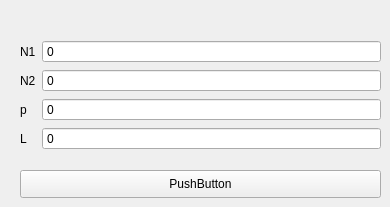
    <widget class="QWidget" name="Center_d">
     <widget class="QWidget" name="formLayoutWidget_21">
      <property name="geometry">
       <rect>
        <x>20</x>
        <y>40</y>
        <width>361</width>
        <height>128</height>
       </rect>
      </property>
      <layout class="QFormLayout" name="formLayout_21">
       <item row="0" column="0">
        <widget class="QLabel" name="htext_97">
         <property name="text">
          <string>N1</string>
         </property>
        </widget>
       </item>
       <item row="0" column="1">
        <widget class="QDoubleSpinBox" name="DoubleSpinBox_58">
         <property name="buttonSymbols">
          <enum>QAbstractSpinBox::NoButtons</enum>
         </property>
         <property name="specialValueText">
          <string>0</string>
         </property>
         <property name="decimals">
          <number>3</number>
         </property>
         <property name="minimum">
          <double>-1000000000000.000000000000000</double>
         </property>
         <property name="maximum">
          <double>1000000000000.000000000000000</double>
         </property>
         <property name="value">
          <double>-1000000000000.000000000000000</double>
         </property>
        </widget>
       </item>
       <item row="1" column="0">
        <widget class="QLabel" name="htext_98">
         <property name="text">
          <string>N2</string>
         </property>
        </widget>
       </item>
       <item row="1" column="1">
        <widget class="QDoubleSpinBox" name="DoubleSpinBox_59">
         <property name="buttonSymbols">
          <enum>QAbstractSpinBox::NoButtons</enum>
         </property>
         <property name="specialValueText">
          <string>0</string>
         </property>
         <property name="decimals">
          <number>3</number>
         </property>
         <property name="minimum">
          <double>-1000000000000.000000000000000</double>
         </property>
         <property name="maximum">
          <double>1000000000000.000000000000000</double>
         </property>
         <property name="value">
          <double>-1000000000000.000000000000000</double>
         </property>
        </widget>
       </item>
       <item row="2" column="1">
        <widget class="QDoubleSpinBox" name="DoubleSpinBox_60">
         <property name="buttonSymbols">
          <enum>QAbstractSpinBox::NoButtons</enum>
         </property>
         <property name="specialValueText">
          <string>0</string>
         </property>
         <property name="decimals">
          <number>3</number>
         </property>
         <property name="minimum">
          <double>-1000000000000.000000000000000</double>
         </property>
         <property name="maximum">
          <double>1000000000000.000000000000000</double>
         </property>
         <property name="value">
          <double>-1000000000000.000000000000000</double>
         </property>
        </widget>
       </item>
       <item row="2" column="0">
        <widget class="QLabel" name="htext_99">
         <property name="text">
          <string>p</string>
         </property>
        </widget>
       </item>
       <item row="3" column="1">
        <widget class="QDoubleSpinBox" name="DoubleSpinBox_61">
         <property name="buttonSymbols">
          <enum>QAbstractSpinBox::NoButtons</enum>
         </property>
         <property name="specialValueText">
          <string>0</string>
         </property>
         <property name="decimals">
          <number>3</number>
         </property>
         <property name="minimum">
          <double>-1000000000000.000000000000000</double>
         </property>
         <property name="maximum">
          <double>1000000000000.000000000000000</double>
         </property>
         <property name="value">
          <double>-1000000000000.000000000000000</double>
         </property>
        </widget>
       </item>
       <item row="3" column="0">
        <widget class="QLabel" name="htext_100">
         <property name="text">
          <string>L</string>
         </property>
        </widget>
       </item>
      </layout>
     </widget>
     <widget class="QPushButton" name="pushButton_31">
      <property name="geometry">
       <rect>
        <x>20</x>
        <y>170</y>
        <width>361</width>
        <height>28</height>
       </rect>
      </property>
      <property name="text">
       <string>PushButton</string>
      </property>
     </widget>
    </widget>
